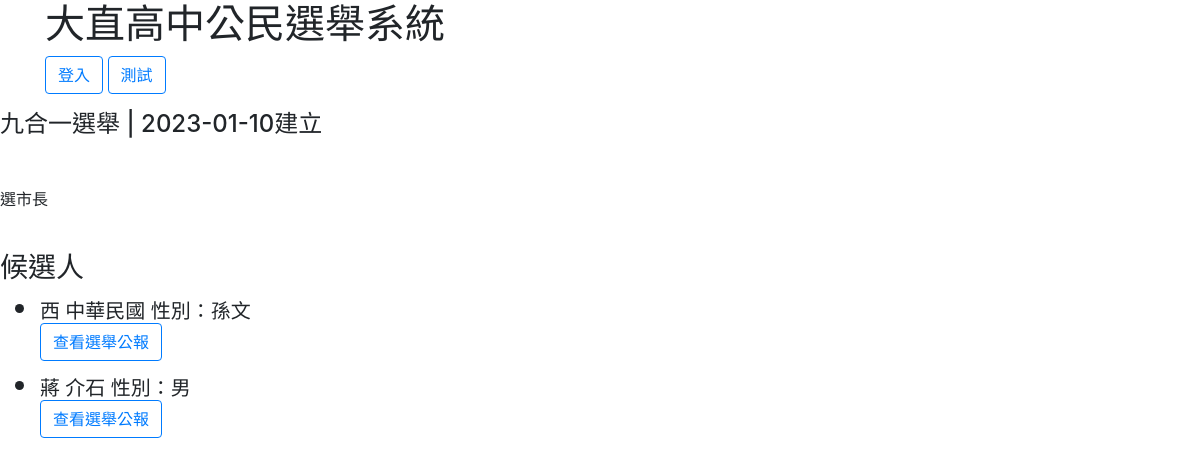
Before: /election/ele1/ with the older database file.
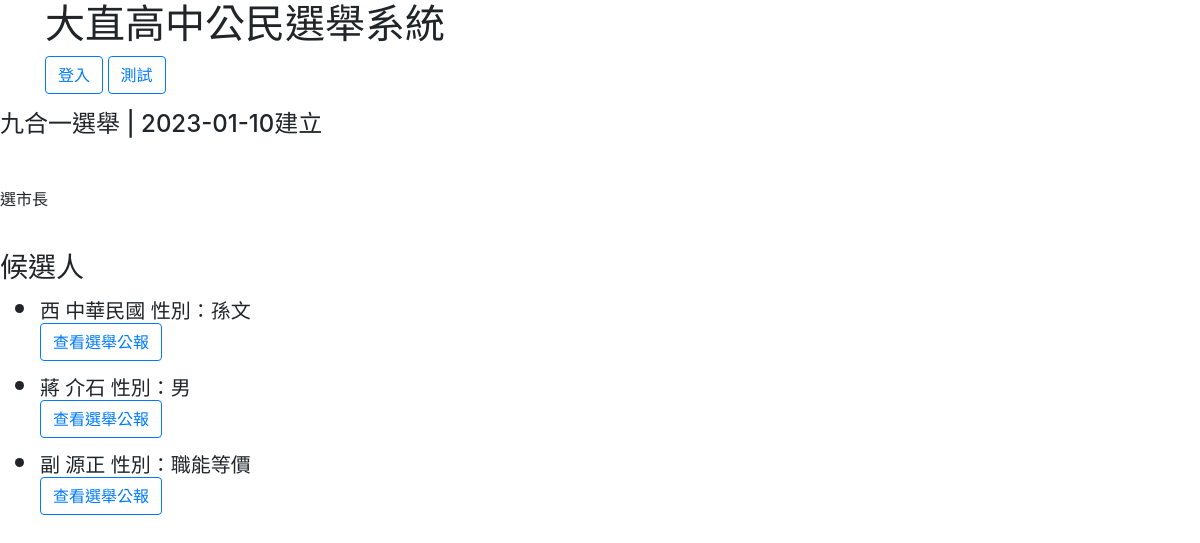
After: the same page with the newer database file.
### main/models.py (models this page shows)
class HouSyuanRen(models.Model):
    election_id = models.IntegerField()
    first_name = models.CharField('姓氏', max_length=12)
    name = models.CharField('名稱', max_length=12)
    birth = models.DateField('出生年月日', max_length=10)
    gender = models.CharField('性別', max_length=5)
    party = models.CharField('黨籍', max_length=20)
    academy = models.TextField('學歷', max_length=200)
    seniority = models.TextField('資歷', max_length=10000)
    politics = models.TextField('政見', max_length=10000)
    pic = models.ImageField('照片', blank=True, null=True)
    poll = models.IntegerField(default=0)
    polled = []
    def __str__(self):
        return self.first_name + ' ' + self.name + ' 性別：' + self.gender

### main/views.py (the view)
# urls.py: path('ele<int:pk>/', DetailElection.as_view(), name='detail_ele'),
class DetailElection(DetailView):
    model = Election
    def get_context_data(self, **kwargs):
        super_dict = super().get_context_data(**kwargs)
        super_dict['HouSyuanRen'] = HouSyuanRen.objects.filter(election_id = self.object.id)
        return super_dict

### main/models.py (called while the page is built)
    def __str__(self):
        return self.name + " | " + str(self.date_created)

### main/templates/main/election_detail.html (shortened to what this page needs)
{% extends 'base.html' %}
{% block content %}
<h4>{{ object }}建立</h4><br>
<p>{{ object.content|linebreaks }}</p><br>
<h3>候選人<h3>
<ul>
{% for candidate in HouSyuanRen %}
  <li><h5>{{ candidate }}<br>
    <a href="candidate{{ candidate.id }}/"  class="btn btn-outline-primary">
      查看選舉公報</a></h5></li>
{% empty %}
  <h5>當前無候選人</h5>
{% endfor %}
</ul>
{% endblock content %}

Changed rows visible on the page:
added HouSyuanRen: first_name+name+gender "副 源正 性別：職能等價"
